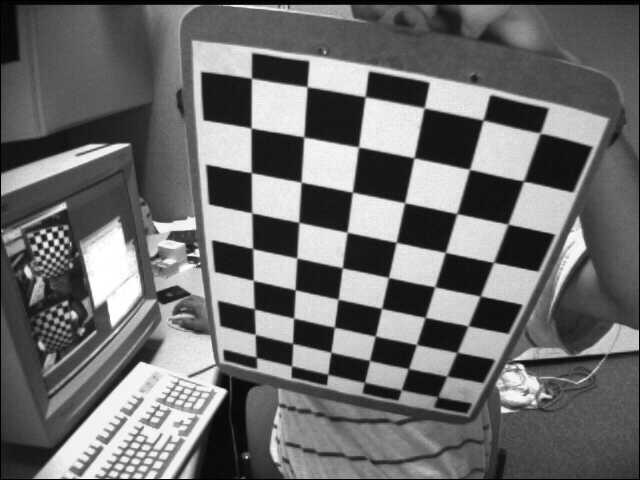
#> input picture data/chessboard/left02.jpg, 640 x 480 px; its folder holds only this picture in this run
$ jupyter execute --allow-errors lab07_camera_calibration.ipynb
#> lines starting #> are read from the running program, lines starting #| are printed output that depends on the picture
# Лабораторная работа №7. Проективная геометрия и калибровка камеры

Условие — в [методичке](CSE5382_15_лабораторных_работ_математические_методы_in_CV.md), раздел «Лабораторная работа №7».

**Данные.** `data/chessboard/left01…left14.jpg` — 13 реальных кадров шахматной доски 640×480 из примеров OpenCV (кадра `left10` в наборе нет). Доска имеет 9×6 внутренних углов.

> **Что нужно заменить перед сдачей.** Задание требует распечатать доску, измерить клетку и снять 10–15 кадров **своей** камерой. Здесь используется готовый набор, снятый чужой камерой; физический размер клетки для него неизвестен, поэтому расстояния считаются в «клетках». На внутренние параметры камеры ($f_x,f_y,c_x,c_y$, дисторсия) размер клетки не влияет — только на масштаб векторов сдвига.

## 1. О чём эта работа

### Знакомый пример

Камера-обскура: тёмная коробка с маленькой дырочкой. Свет от предмета проходит через дырочку и рисует на задней стенке перевёрнутое изображение. Чем дальше предмет, тем меньше он на стенке. Чем глубже коробка, тем крупнее изображение. Любая камера в первом приближении — такая коробка.

### Основная идея

Нужна формула: «точка в мире с координатами $(X,Y,Z)$ попадёт в пиксель $(u,v)$». Если формула известна, камера становится измерительным прибором: можно по картинке восстанавливать направления и расстояния. Параметры формулы у каждой камеры свои. **Калибровка** — их определение: фотографируем объект с точно известной геометрией (шахматную доску) с разных сторон и подбираем параметры так, чтобы формула как можно точнее объясняла, где на снимках оказались углы клеток.

### Понятия

- **Pinhole model** — модель «коробки с дырочкой». Из подобия треугольников: точка на расстоянии $Z$ со смещением $X$ попадёт на расстояние $f\cdot X/Z$ от центра кадра. Деление на $Z$ — и есть перспектива.
- **Фокусное расстояние в пикселях** $f_x,f_y$ — «глубина коробки», выраженная в размерах пикселя. Двух чисел достаточно, чтобы учесть неквадратные пиксели.
- **Главная точка** $(c_x,c_y)$ — пиксель, в который попадает луч, идущий вдоль оптической оси. Обычно около центра кадра.
- **Матрица внутренних параметров** $K=\begin{bmatrix}f_x&0&c_x\\0&f_y&c_y\\0&0&1\end{bmatrix}$ — свойство самой камеры, не зависит от того, куда она смотрит.
- **Внешние параметры** $R,t$ — поворот и сдвиг, переводящие координаты из системы мира (доски) в систему камеры. У каждого кадра свои.
- **Нормированные координаты** $(x,y)=(X/Z,\,Y/Z)$ — координаты на воображаемой плоскости на расстоянии 1 от дырочки, до умножения на $K$.
- **Дисторсия** — объектив искривляет изображение: прямые линии у краёв кадра выгибаются («бочка» или «подушка»). **Радиальная** дисторсия сдвигает точку вдоль луча от центра тем сильнее, чем дальше она от центра; описывается коэффициентами $k_1,k_2$.
- **Reprojection error** — расстояние в пикселях между найденным на снимке углом клетки и местом, куда его помещает формула с подобранными параметрами.

### Формулы

Полная модель в однородных координатах (см. лабораторную 6):

$$s\,p=K\,[R\,|\,t]\,P$$

$P=(X,Y,Z,1)$ — точка мира, $[R|t]$ — матрица 3×4, $p=(u,v,1)$ — пиксель, $s$ — глубина точки, на которую потом делят.

Когда точка уже в системе камеры:

$$u=f_x\frac{X}{Z}+c_x,\qquad v=f_y\frac{Y}{Z}+c_y$$

Радиальная дисторсия нормированных координат ($r^2=x^2+y^2$):

$$x_d=x\,(1+k_1r^2+k_2r^4),\qquad y_d=y\,(1+k_1r^2+k_2r^4)$$

[cell 1]
import glob
import cv2
import numpy as np
import matplotlib.pyplot as plt

np.set_printoptions(precision=4, suppress=True)
plt.rcParams.update({"figure.dpi": 80, "image.cmap": "gray"})

IMAGES = sorted(glob.glob("data/chessboard/left*.jpg"))
PATTERN = (9, 6)          # внутренних углов: по ширине, по высоте
SQUARE = 1.0              # размер клетки; физический размер неизвестен → единица = 1 клетка

## 2. Вопрос 1 — проекция точки

> Для `K=[[800,0,320],[0,820,240],[0,0,1]]` и `P=(0.5,−0.2,2)` найдите пиксельные координаты.

Точка уже задана в системе камеры: на 0.5 м правее оси, на 0.2 м выше (в системе камеры ось $y$ направлена вниз, поэтому «выше» — отрицательное $Y$), на расстоянии 2 м.

**Шаг 1. Нормированные координаты:** $x=X/Z=0.5/2=0.25$, $y=Y/Z=-0.2/2=-0.1$.

**Шаг 2. Умножение на фокусное и сдвиг к главной точке:**

$$u=800\cdot0.25+320=200+320=520,\qquad v=820\cdot(-0.1)+240=-82+240=158$$

**Смысл.** Точка правее и выше центра кадра $(320, 240)$ — и пиксель получился правее ($520>320$) и выше ($158<240$). Если отодвинуть точку вдвое дальше ($Z=4$), смещения от центра уменьшатся вдвое: $(420, 199)$.

**То же через матрицы.** $K\cdot P=(800\cdot0.5+320\cdot2,\ 820\cdot(-0.2)+240\cdot2,\ 2)=(1040,\,316,\,2)$; делим на третью координату: $(520,158)$.

[cell 2]
K1 = np.array([[800.0, 0, 320], [0, 820, 240], [0, 0, 1]])
P = np.array([0.5, -0.2, 2.0])
x, y = P[0] / P[2], P[1] / P[2]
print("нормированные координаты:", (x, y))
print("u =", K1[0, 0] * x + K1[0, 2], " v =", K1[1, 1] * y + K1[1, 2])
hom = K1 @ P
print("K·P =", hom, " → после деления на s =", hom[2], ":", hom[:2] / hom[2])
print("та же точка на Z=4:", (K1 @ np.array([0.5, -0.2, 4.0]))[:2] / 4)

**Итог вопроса 1:** $(u,v)=(520,158)$.

## 3. Вопрос 2 — дисторсия и оценка фокусного расстояния

> Для normalized point (0.4,0.3), k1=−0.2, k2=0.05 найдите distorted coordinates. Затем оцените f_x least squares по (X/Z,u): (.1,400),(.2,482),(.3,558), c_x=320.

### Дисторсия

**Шаг 1.** $r^2=0.4^2+0.3^2=0.16+0.09=0.25$ (точка на расстоянии $r=0.5$ от центра), $r^4=0.0625$.

**Шаг 2. Множитель:** $1+k_1r^2+k_2r^4=1-0.2\cdot0.25+0.05\cdot0.0625=1-0.05+0.003125=0.953125$.

**Шаг 3.** $x_d=0.4\cdot0.953125=0.38125$, $y_d=0.3\cdot0.953125\approx0.28594$.

**Смысл.** Множитель меньше единицы — точка сдвинулась к центру на ≈4.7 %. Отрицательный $k_1$ — это «бочка»: края кадра стягиваются к центру, прямые выгибаются наружу. Слагаемое с $k_2$ — поправка, заметная только далеко от центра. Направление от центра не изменилось: $y_d/x_d=0.75$, как и было.

### Оценка $f_x$ методом наименьших квадратов

Модель: $u=f_x\cdot(X/Z)+c_x$. Переносим известное $c_x$: $u-c_x=f_x\cdot a$, где $a=X/Z$.

| $a=X/Z$ | $u$ | $b=u-320$ | $b/a$ |
|---|---|---|---|
| 0.1 | 400 | 80 | 800 |
| 0.2 | 482 | 162 | 810 |
| 0.3 | 558 | 238 | 793.3 |

Три измерения дают три разных значения $f_x$ — данные с шумом, неизвестное одно. Точного решения нет, ищем $f$, минимизирующий сумму квадратов невязок:

$$E(f)=\sum_i(a_if-b_i)^2$$

Производная по $f$ равна нулю: $\sum_i 2a_i(a_if-b_i)=0$, откуда

$$f=\frac{\sum a_ib_i}{\sum a_i^2}=\frac{a^Tb}{a^Ta}$$

- $a^Tb=0.1\cdot80+0.2\cdot162+0.3\cdot238=8+32.4+71.4=111.8$
- $a^Ta=0.01+0.04+0.09=0.14$
- $f_x=111.8/0.14\approx798.57$ px

**Смысл.** Это не простое среднее трёх отношений ($801.1$): измерения с большим $a$ получают больший вес. Так и должно быть — ошибка в один пиксель при $a=0.3$ меняет оценку $f$ втрое меньше, чем при $a=0.1$, то есть дальние от центра точки информативнее.

[cell 3]
xn, yn, k1, k2 = 0.4, 0.3, -0.2, 0.05
r2 = xn ** 2 + yn ** 2
factor = 1 + k1 * r2 + k2 * r2 ** 2
print(f"r² = {r2}, r⁴ = {r2 ** 2}, множитель = {factor}")
print(f"x_d = {xn * factor:.5f}, y_d = {yn * factor:.5f}")

a = np.array([0.1, 0.2, 0.3]); u = np.array([400.0, 482.0, 558.0]); cx = 320.0
b = u - cx
f_ls = (a @ b) / (a @ a)
print("\nb = u − c_x:", b, " b/a:", b / a)
print(f"aᵀb = {a @ b}, aᵀa = {a @ a:.2f}, f_x = {f_ls:.3f} px")
print("np.linalg.lstsq:", np.linalg.lstsq(a[:, None], b, rcond=None)[0][0])
print("невязки, px:", a * f_ls - b, " простое среднее b/a:", (b / a).mean())

**Итог вопроса 2:** $(x_d,y_d)\approx(0.3813,\ 0.2859)$; $f_x\approx798.6$ px.

## 4. Задание 3 — код и эксперимент

### Шаги 1–4. Доска, кадры, поиск углов, objectPoints

`findChessboardCorners` находит внутренние углы клеток; `cornerSubPix` уточняет их положение до долей пикселя. `objectPoints` — координаты тех же углов на самой доске: доска плоская, поэтому $Z=0$, а $X,Y$ — номер угла, умноженный на размер клетки. Для всех кадров они одинаковы.

[cell 4]
objp = np.zeros((PATTERN[0] * PATTERN[1], 3), np.float32)
objp[:, :2] = np.mgrid[0:PATTERN[0], 0:PATTERN[1]].T.reshape(-1, 2) * SQUARE

criteria = (cv2.TERM_CRITERIA_EPS + cv2.TERM_CRITERIA_MAX_ITER, 30, 0.001)
objpoints, imgpoints, names, grays = [], [], [], []
for path in IMAGES:
    g = cv2.imread(path, cv2.IMREAD_GRAYSCALE)
#> g is the input picture: shape (480, 640); min 0, max 255, mean 109
    found, corners = cv2.findChessboardCorners(g, PATTERN)
#> found = True; corners = 54 rows, first 8: [256.6, 357.4], [255.3, 334.5], [254.8, 309], [253.3, 280.1], [252.5, 248], [251.8, 212.8], [251.2, 172.4], [251.4, 128.3]
    if not found:
        print("углы не найдены:", path)
        continue
    corners = cv2.cornerSubPix(g, corners, (11, 11), (-1, -1), criteria)
#> corners = 54 rows, first 8: [256.4, 362.4], [255.2, 334.4], [254.3, 308.9], [253.3, 280.4], [252.6, 248.6], [251.7, 212.8], [251.3, 172.7], [251.1, 128]
    objpoints.append(objp); imgpoints.append(corners); names.append(path[-10:-4]); grays.append(g)

image_size = grays[0].shape[::-1]
print(f"кадров с найденной доской: {len(names)} из {len(IMAGES)}, размер {image_size}, углов на кадр: {len(objp)}")
#| кадров с найденной доской: 1 из 1, размер (640, 480), углов на кадр: 54

fig, ax = plt.subplots(2, 7, figsize=(17, 4.2))
for a_, g, c, n in zip(ax.ravel(), grays, imgpoints, names):
    a_.imshow(cv2.drawChessboardCorners(cv2.cvtColor(g, cv2.COLOR_GRAY2BGR), PATTERN, c, True)[..., ::-1]); a_.set_title(n, fontsize=9)
#> this loop made 1 pass
#> n on pass 1: 'left02'
for a_ in ax.ravel(): a_.axis("off")
plt.tight_layout(); plt.show()
#> after `plt.tight_layout()`:
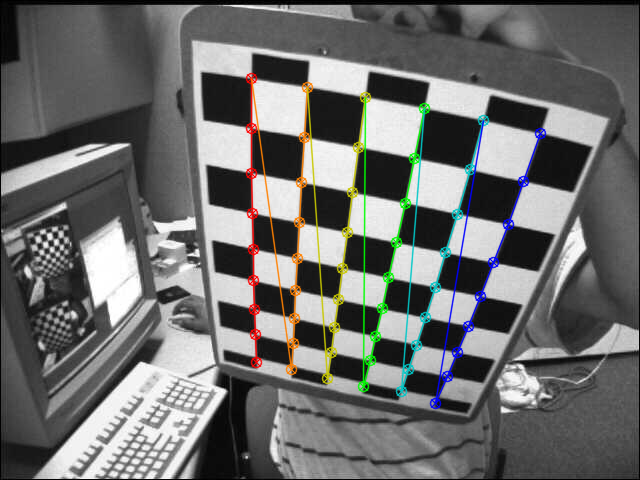
#> shown: shape (480, 640, 3); mean R, G, B 108.8, 109.4, 108

### Шаг 5. Калибровка

`calibrateCamera` подбирает $K$, коэффициенты дисторсии и по паре $(R,t)$ на каждый кадр, минимизируя сумму квадратов ошибок репроекции по всем углам всех кадров. OpenCV возвращает пять коэффициентов дисторсии в порядке $(k_1,k_2,p_1,p_2,k_3)$: $k$ — радиальные, $p$ — тангенциальные (от неидеальной параллельности линзы и матрицы).

[cell 5]
def calibrate(objp_list, imgp_list):
    rms, K, dist, rvecs, tvecs = cv2.calibrateCamera(objp_list, imgp_list, image_size, None, None)
    return rms, K, dist.ravel(), rvecs, tvecs

rms, K, dist, rvecs, tvecs = calibrate(objpoints, imgpoints)
#> in calibrate, `rms, K, dist, rvecs, tvecs = cv2.calibrateCamera(objp_list, imgp_list,..`: rms = 1.09; K = [[523, 0, 332.6], [0, 525.7, 254.3], [0, 0, 1]]; dist = [[-0.0741, -0.903, 0.0186, -0.00867, 2.26]]; rvecs = ([0.441, 0.686, -1.33],); tvecs = ([-2.08, 2.81, 14.12],)
#> rms = 1.09; K = [[523, 0, 332.6], [0, 525.7, 254.3], [0, 0, 1]]; dist = [-0.0741, -0.903, 0.0186, -0.00867, 2.26]; rvecs = ([0.441, 0.686, -1.33],); tvecs = ([-2.08, 2.81, 14.12],)
print("RMS, который вернул OpenCV:", round(rms, 4), "px")
#| RMS, который вернул OpenCV: 1.088 px
print("K =\n", K)
#| K =
#|  [[523.0364   0.     332.5595]
#|  [  0.     525.7136 254.2624]
#|  [  0.       0.       1.    ]]
print("dist (k1, k2, p1, p2, k3) =", dist)
#| dist (k1, k2, p1, p2, k3) = [-0.0741 -0.9029  0.0186 -0.0087  2.2637]
print("центр кадра:", (image_size[0] / 2, image_size[1] / 2), " главная точка:", (round(K[0, 2], 1), round(K[1, 2], 1)))
#| центр кадра: (320.0, 240.0)  главная точка: (332.6, 254.3)

### Шаги 6–7. Репроекция и собственный RMSE по кадрам

Сначала — собственная реализация проекции по формулам раздела 1, чтобы убедиться, что `cv2.projectPoints` делает именно это: поворот и сдвиг → деление на $Z$ → дисторсия → умножение на $K$.

Вектор поворота `rvec` — компактная запись поворота тремя числами (направление — ось вращения, длина — угол); `cv2.Rodrigues` превращает его в матрицу $R$ 3×3.

[cell 6]
def project_manual(obj, rvec, tvec, K, dist):
    R, _ = cv2.Rodrigues(rvec)
    Pc = obj @ R.T + tvec.reshape(1, 3)                 # в систему камеры
    x, y = Pc[:, 0] / Pc[:, 2], Pc[:, 1] / Pc[:, 2]     # перспективное деление
    k1, k2, p1, p2, k3 = dist
    r2 = x * x + y * y
    radial = 1 + k1 * r2 + k2 * r2 ** 2 + k3 * r2 ** 3
    xd = x * radial + 2 * p1 * x * y + p2 * (r2 + 2 * x * x)
    yd = y * radial + p1 * (r2 + 2 * y * y) + 2 * p2 * x * y
    return np.column_stack([K[0, 0] * xd + K[0, 2], K[1, 1] * yd + K[1, 2]])

proj_cv, _ = cv2.projectPoints(objp, rvecs[0], tvecs[0], K, dist)
#> proj_cv = 54 rows, first 8: [254.9, 359.6], [254.4, 336.2], [253.9, 310.2], [253.3, 281.3], [252.7, 249.1], [252.1, 213.2], [251.5, 173], [251, 128]
print("max |своя проекция − cv2.projectPoints| =", np.abs(project_manual(objp.astype(np.float64), rvecs[0], tvecs[0], K, dist) - proj_cv.reshape(-1, 2)).max(), "px")
#> in project_manual, `R, _ = cv2.Rodrigues(rvec)`: R = [[0.086, 0.976, 0.2], [-0.731, 0.198, -0.653], [-0.677, -0.0897, 0.73]]
#> in project_manual, `Pc = obj @ R.T + tvec.reshape(1, 3)`: Pc = 54 rows, first 8: [-2.08, 2.81, 14.12], [-2, 2.08, 13.44], [-1.91, 1.34, 12.76], [-1.82, 0.614, 12.08], [-1.74, -0.116, 11.41], [-1.65, -0.847, 10.73], [-1.57, -1.58, 10.05], [-1.48, -2.31, 9.38]
#> in project_manual, `x, y = Pc[:, 0] / Pc[:, 2], Pc[:, 1] / Pc[:, 2]`: x = 54 values, max 0.423 at index 53, min -0.16 at index 8, mean 0.0698; y = 54 values, max 0.278 at index 45, min -0.349 at index 8, mean 0.00758
#> in project_manual, `k1, k2, p1, p2, k3 = dist`: k1 = -0.0741; k2 = -0.903; p1 = 0.0186; p2 = -0.00867; k3 = 2.26
#> in project_manual, `r2 = x * x + y * y`: r2 = 54 values, max 0.24 at index 53, min 0.000982 at index 22, mean 0.061
#> in project_manual, `radial = 1 + k1 * r2 + k2 * r2 ** 2 + k3 * r2 ** 3`: radial = 54 values, max 1 at index 22, min 0.961 at index 53, mean 0.992
#> in project_manual, `xd = x * radial + 2 * p1 * x * y + p2 * (r2 + 2 * x * x)`: xd = 54 values, max 0.397 at index 53, min -0.156 at index 8, mean 0.0674
#> in project_manual, `yd = y * radial + p1 * (r2 + 2 * y * y) + 2 * p2 * x * y`: yd = 54 values, max 0.277 at index 45, min -0.335 at index 8, mean 0.0103
#| max |своя проекция − cv2.projectPoints| = 2.35982832919035e-05 px

def per_frame_rmse(objp_list, imgp_list, rvecs, tvecs, K, dist):
    errs = []
    for obj, img_pts, rv, tv in zip(objp_list, imgp_list, rvecs, tvecs):
        proj, _ = cv2.projectPoints(obj, rv, tv, K, dist)
        e = img_pts.reshape(-1, 2) - proj.reshape(-1, 2)           # вектор ошибки для каждого угла
        errs.append(np.sqrt(np.mean(np.sum(e ** 2, axis=1))))      # корень из среднего квадрата расстояния
    return np.array(errs)

errs = per_frame_rmse(objpoints, imgpoints, rvecs, tvecs, K, dist)
#> the loop in per_frame_rmse, `for obj, img_pts, rv, tv in zip(objp_list, imgp_list, rvecs, tvecs):` made 1 pass
#> (rv, tv) on pass 1: ([0.441, 0.686, -1.33], [-2.08, 2.81, 14.12])
#> after the loop in per_frame_rmse, `for obj, img_pts, rv, tv in zip(objp_list, imgp_list, rvecs, tvecs):`: errs = [1.09]
#> errs = [1.09]
for n, e in zip(names, errs):
    print(f"{n}: RMSE = {e:.4f} px")
#> this loop made 1 pass
#> (n, e) on pass 1: ('left02', 1.09)
#> (printed output is left out)
print("mean reprojection RMSE:", round(errs.mean(), 4), "px")
#| mean reprojection RMSE: 1.088 px
print("общий RMSE по всем точкам:", round(np.sqrt(np.mean(errs ** 2)), 4), "px — совпадает с RMS из OpenCV:", bool(np.isclose(np.sqrt(np.mean(errs ** 2)), rms, atol=1e-4)))
#| общий RMSE по всем точкам: 1.088 px — совпадает с RMS из OpenCV: True

### Шаг 8. RMSE по кадрам

Заодно для каждого кадра считаем расстояние до доски (длина $t$, в клетках) и угол наклона доски к оптической оси — чтобы понять, чем худший кадр отличается от остальных.

[cell 7]
dist_to_board = np.array([np.linalg.norm(t) for t in tvecs])
#> dist_to_board = [14.54]
tilt = np.array([np.degrees(np.arccos(abs(cv2.Rodrigues(r)[0][2, 2]))) for r in rvecs])
#> tilt = [43.1]
worst = int(np.argmax(errs))
#> worst = 0

fig, ax = plt.subplots(1, 2, figsize=(13, 3.4))
colors = ["tab:red" if i == worst else "tab:blue" for i in range(len(errs))]
#> colors = ['tab:red']
ax[0].bar(names, errs, color=colors); ax[0].axhline(errs.mean(), color="k", ls="--", label="среднее")
ax[0].set(title="Reprojection RMSE по кадрам", xlabel="кадр", ylabel="RMSE, px"); ax[0].tick_params(axis="x", rotation=60); ax[0].legend()
ax[1].scatter(tilt, errs, c=colors)
for n, tl, e in zip(names, tilt, errs): ax[1].annotate(n[-2:], (tl, e), fontsize=8, xytext=(3, 3), textcoords="offset points")
#> this loop made 1 pass
#> (n, tl, e) on pass 1: ('left02', 43.1, 1.09)
ax[1].set(title="RMSE и наклон доски", xlabel="наклон доски к оптической оси, градусы", ylabel="RMSE, px"); ax[1].grid(alpha=0.3)
plt.tight_layout(); plt.show()
#> after `plt.tight_layout()`:
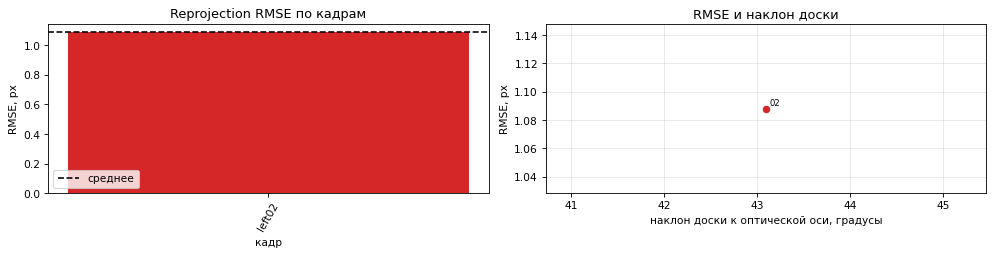
#> figure drawn by matplotlib, 2 panels

print(f"худший кадр: {names[worst]}, RMSE = {errs[worst]:.4f} px, наклон = {tilt[worst]:.1f}°, расстояние = {dist_to_board[worst]:.1f} клеток")
#| худший кадр: left02, RMSE = 1.0880 px, наклон = 43.1°, расстояние = 14.5 клеток
print(f"диапазон наклонов по набору: {tilt.min():.1f}°…{tilt.max():.1f}°, расстояний: {dist_to_board.min():.1f}…{dist_to_board.max():.1f} клеток")
#| диапазон наклонов по набору: 43.1°…43.1°, расстояний: 14.5…14.5 клеток

### Шаги 9–10. Удаление худшего кадра и повторная калибровка

[cell 8]
keep = [i for i in range(len(names)) if i != worst]
#> keep = []
#> (the rest of this cell did not finish here and is left out)

### Шаг 11. Undistorted image

`cv2.undistort` пересчитывает картинку так, как её сняла бы идеальная камера без дисторсии: прямые линии сцены снова становятся прямыми. Красная линия проведена через крайние углы одного ряда клеток: на исходном кадре углы ряда отклоняются от неё, на исправленном — лежат на ней.

[cell 9]
k = int(np.argmin(dist_to_board))                 # самый крупный план: дисторсия заметнее всего
#> k = 0
img = grays[k]
und = cv2.undistort(img, K, dist)
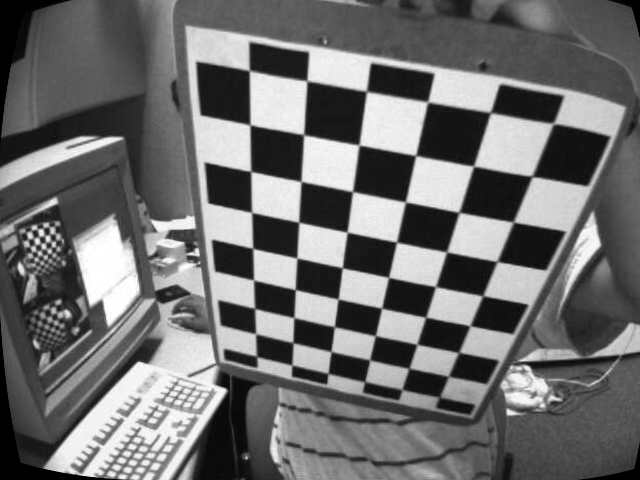
#> und: shape (480, 640); min 0, max 255, mean 110.3

def row_straightness(gray_img):
    found, c = cv2.findChessboardCorners(gray_img, PATTERN)
    c = cv2.cornerSubPix(gray_img, c, (11, 11), (-1, -1), criteria).reshape(PATTERN[1], PATTERN[0], 2)
    dev = []
    for row in c:                                     # отклонение углов ряда от прямой через его концы
        d = row[-1] - row[0]; n = np.array([-d[1], d[0]]) / np.linalg.norm(d)
        dev.append(np.abs((row - row[0]) @ n).max())
    return c, np.array(dev)

c0, dev0 = row_straightness(img)
#> in row_straightness, `found, c = cv2.findChessboardCorners(gray_img, PATTERN)`: found = True; c = 54 rows, first 8: [256.6, 357.4], [255.3, 334.5], [254.8, 309], [253.3, 280.1], [252.5, 248], [251.8, 212.8], [251.2, 172.4], [251.4, 128.3]
#> the loop in row_straightness, `for row in c:` made 6 passes
#> (d, n) on passes 1 to 6: ([-4.97, -284.2], [1, -0.0175]), ([16.06, -282.6], [0.998, 0.0567]), ([37.64, -281.5], [0.991, 0.133]), ([60.82, -278.4], [0.977, 0.213]), ([82.14, -271.4], [0.957, 0.29]), ([104.8, -269.5], [0.932, 0.362])
#> after the loop in row_straightness, `for row in c:`: dev = [2.07, 0.599, 0.138, 1.35, 2.1, 3.4]
#> dev0 = [2.07, 0.599, 0.138, 1.35, 2.1, 3.4]
c1, dev1 = row_straightness(und)
#> in row_straightness (call 2), `found, c = cv2.findChessboardCorners(gray_img, PATTERN)`: c = 54 rows, first 8: [257, 356.5], [255.7, 333.8], [255, 308.4], [253.5, 279.8], [252.6, 248], [251.6, 212.5], [250.8, 171.3], [250.3, 125.3]
#> the loop in row_straightness (call 2), `for row in c:` made 6 passes
#> (d, n) on passes 1 to 6: ([-7.52, -290.9], [1, -0.0259]), ([15.58, -288.4], [0.999, 0.0539]), ([38.71, -285.9], [0.991, 0.134]), ([63.96, -283.2], [0.975, 0.22]), ([88.71, -278.6], [0.953, 0.303]), ([116.4, -279.5], [0.923, 0.384])
#> dev1 = [1.39, 0.475, 0.345, 0.591, 0.568, 1.09]
print(f"кадр {names[k]}: макс. отклонение углов ряда от прямой — до исправления {dev0.max():.2f} px, после {dev1.max():.2f} px")
#| кадр left02: макс. отклонение углов ряда от прямой — до исправления 3.40 px, после 1.39 px
print("по рядам до   :", dev0)
#| по рядам до   : [2.0714 0.5986 0.1382 1.354  2.0977 3.4046]
print("по рядам после:", dev1)
#| по рядам после: [1.3866 0.4747 0.3446 0.5905 0.5684 1.0895]

fig, ax = plt.subplots(1, 3, figsize=(16, 4.2))
for a_, (im, c, title) in zip(ax, [(img, c0, "Исходный кадр"), (und, c1, "После undistort")]):
    a_.imshow(im); a_.plot(c[0, [0, -1], 0], c[0, [0, -1], 1], "r-", lw=1); a_.plot(c[-1, [0, -1], 0], c[-1, [0, -1], 1], "r-", lw=1)
    a_.set_title(title); a_.axis("off")
#> this loop made 2 passes
ax[2].imshow(cv2.absdiff(img, und), cmap="magma"); ax[2].set_title("|разность|: растёт к краям кадра"); ax[2].axis("off")
plt.tight_layout(); plt.show()
#> after `plt.tight_layout()`:
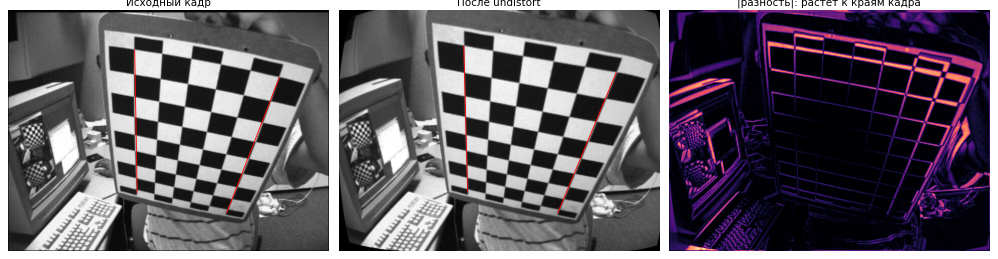
#> figure drawn by matplotlib, 3 panels

## 5. Неудачный случай: мало кадров и все похожи

Калибруем по двум и трём кадрам с почти одинаковым наклоном доски и сравниваем с тремя кадрами разного наклона. Выброс `left02` исключён из всех наборов. Столбец `test` — ошибка на кадрах, **не участвовавших** в калибровке: для них подбирается только поза доски (`solvePnP`), а $K$ и дисторсия берутся готовые.

[cell 10]
pool = keep                                # без выброса left02, чтобы он не искажал сравнение
#> pool = []
order = [i for i in np.argsort(tilt) if i in pool]
#> order = []
similar3 = order[:3]                                       # три кадра с наименьшим наклоном
#> similar3 = []
similar2 = order[:2]
#> similar2 = []
#> (the rest of this cell did not finish here and is left out)
